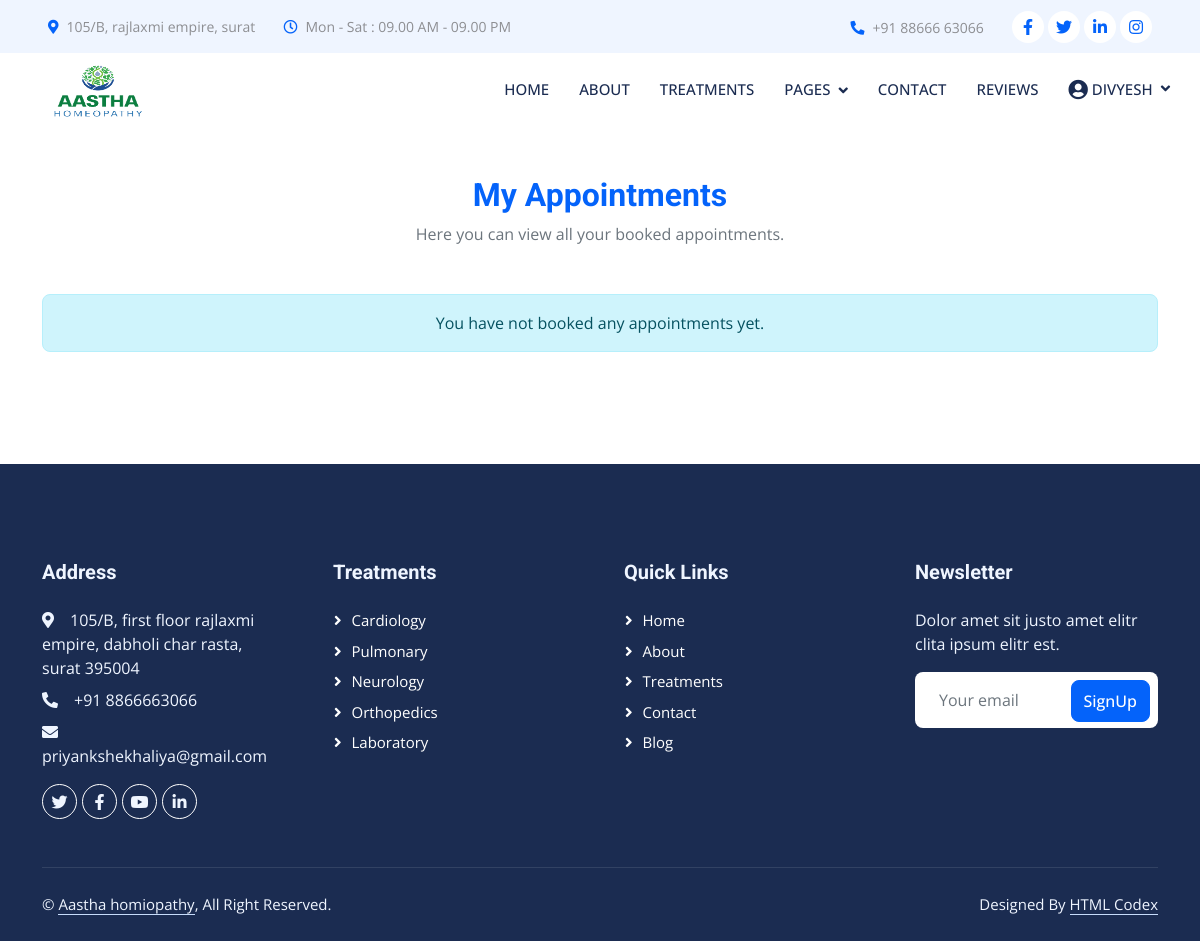
/view_appointments/ (signed in), run on an earlier commit of the app's database.
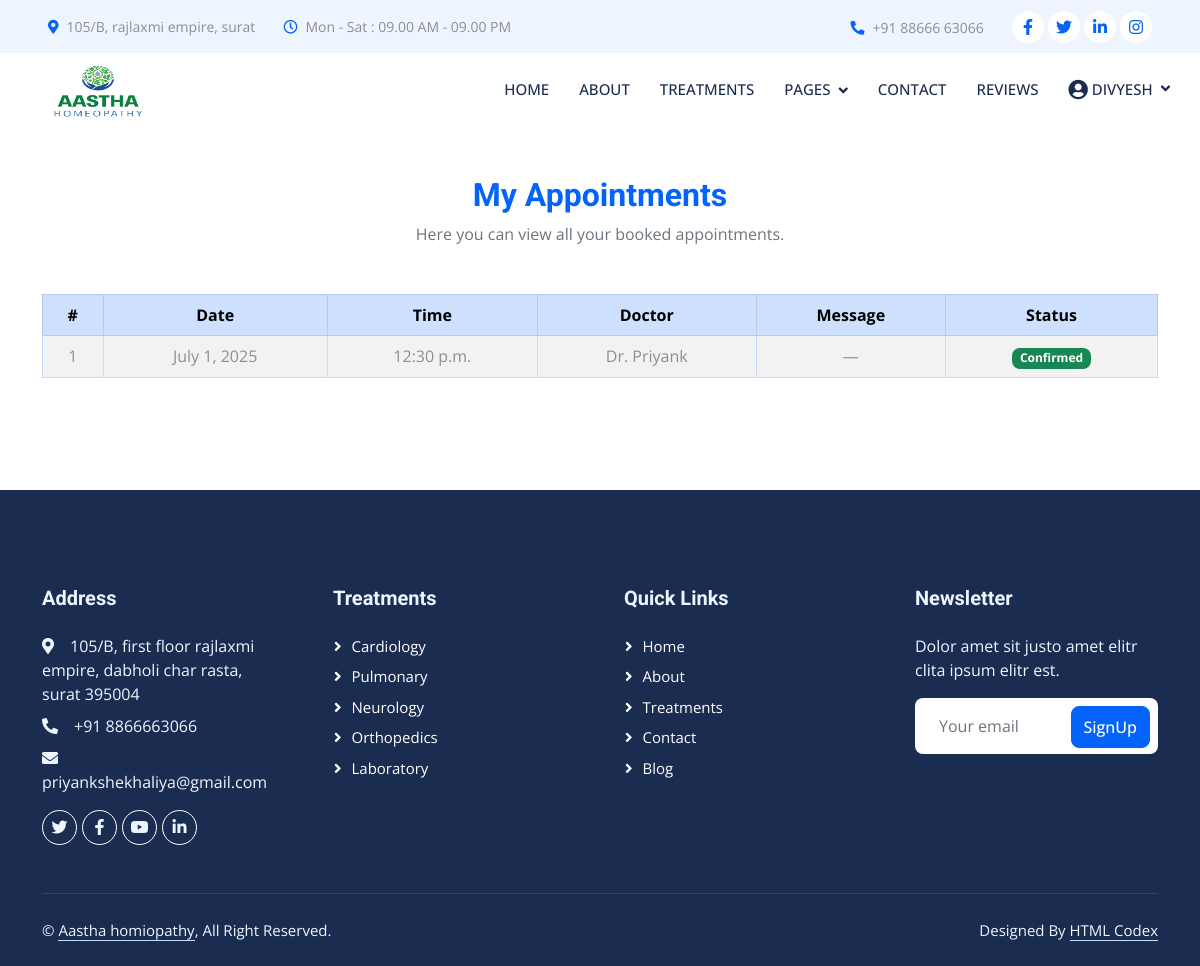
And on a later commit of the database.
### aastha/models.py (models this page shows)
class Appointment(models.Model):
    user = models.ForeignKey(User, on_delete=models.CASCADE, null=True, blank=True)  # allow null for existing data
    name = models.CharField(max_length=100)
    email = models.EmailField()
    phone = models.CharField(max_length=20)
    doctor = models.CharField(max_length=100)
    date = models.DateField()
    time = models.TimeField()
    message = models.TextField(blank=True)
    is_confirmed = models.BooleanField(default=False)
    created_at = models.DateTimeField(auto_now_add=True)
    class Meta:
        unique_together = ('date', 'time')  # Prevent duplicate slots
    def __str__(self):
        return f"{self.name} - {self.date} {self.time}"

### aastha/views.py (the view)
# urls.py: path('view_appointments/', views.my_appointments,name='my_appointments'),
@login_required(login_url='patient_login')
def my_appointments(request):
    appointments = Appointment.objects.filter(user=request.user)
    print("appointments-",appointments)
    return render(request, 'my_appointments.html', {'appointments': appointments})

### aastha/templates/my_appointments.html
{% extends 'base.html' %}
{% block content %}
<div class="container py-5">
    <div class="text-center mb-5">
        <h2 class="text-primary">My Appointments</h2>
        <p class="text-muted">Here you can view all your booked appointments.</p>
    </div>
    {% if appointments %}
    <div class="table-responsive">
        <table class="table table-striped table-bordered text-center">
            <thead class="table-primary">
                <tr>
                    <th>#</th>
                    <th>Date</th>
                    <th>Time</th>
                    <th>Doctor</th>
                    <th>Message</th>
                    <th>Status</th>
                </tr>
            </thead>
            <tbody>
                {% for appointment in appointments %}
                <tr>
                    <td>{{ forloop.counter }}</td>
                    <td>{{ appointment.date }}</td>
                    <td>{{ appointment.time }}</td>
                    <td>{{ appointment.doctor }}</td>
                    <td>{{ appointment.message|default:"—" }}</td>
                    <td>
                        {% if appointment.is_confirmed %}
                            <span class="badge bg-success">Confirmed</span>
                        {% else %}
                            <span class="badge bg-warning text-dark">Pending</span>
                        {% endif %}
                    </td>
                </tr>
                {% endfor %}
            </tbody>
        </table>
    </div>
    {% else %}
        <div class="alert alert-info text-center">
            You have not booked any appointments yet.
        </div>
    {% endif %}
</div>
{% endblock %}

What changed in the data, as far as the page shows it:
now on this page (row edited): Appointment: date "July 1, 2025", time "12:30 p.m.", doctor "Dr. Priyank", message "—", is_confirmed "Confirmed"
Also different on the page:
text no longer shown: "You have not booked any appointments yet."
text now shown: "# Date Time Doctor Message Status"
